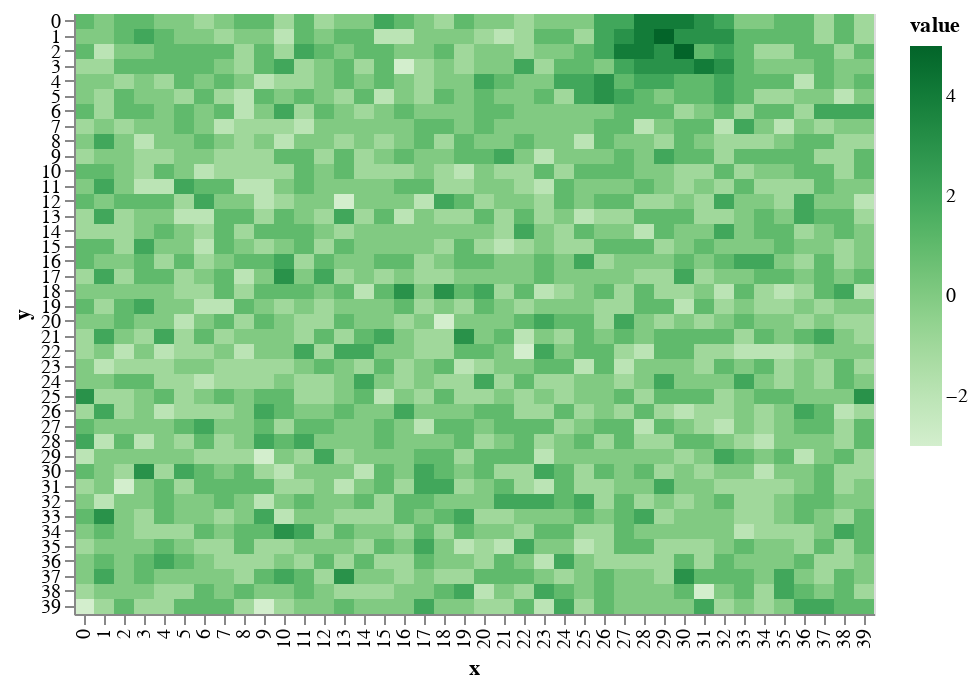

Write notebook code for a chart like this one.
### Markdown cell above
This makes a much more _natural_ looking mountain.

### Code cell
world.add_mountain(mdf)
draw.drawTerrainHeight(world.grid_elevation)

### Figure 1 — Vega-Lite specification as saved in the notebook (floating-point values rounded to 4 significant figures; data arrays with more than 128 entries replaced by an {"elided": "..."} marker saying what was removed)
{"$schema": "https://vega.github.io/schema/vega-lite/v2.6.0.json", "config": {"view": {"height": 300, "width": 400}}, "data": {"name": "data-d1f596f86549a3adc40fce48586975d5"}, "datasets": {"data-d1f596f86549a3adc40fce48586975d5": {"elided": "1600 records"}}, "encoding": {"color": {"field": "value", "scale": {"scheme": "greens"}, "type": "quantitative"}, "x": {"field": "x", "type": "ordinal"}, "y": {"field": "y", "type": "ordinal"}}, "mark": "rect"}
